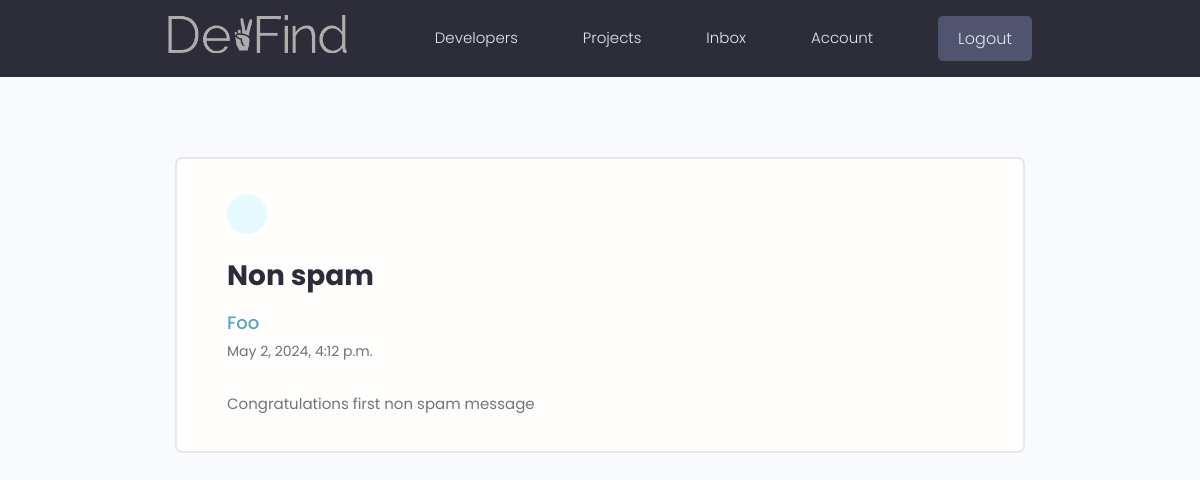
Page /message/96391ee4-c5a1-4f23-ab86-bc443817881c/ (signed in) on the committed database.
### users/models.py (models this page shows, shortened)
class Message(models.Model):
    sender = models.ForeignKey(Profile, on_delete=models.SET_NULL, null=True, blank=True)
    recipient = models.ForeignKey(Profile, on_delete=models.SET_NULL, null=True, blank=True, related_name="messages")
    name = models.CharField(max_length=200, null=True, blank=True)
    email = models.EmailField(max_length=200, null=True, blank=True)
    subject = models.CharField(max_length=200, null=True, blank=True)
    body = models.TextField()
    is_read = models.BooleanField(default=False, null=True)
    created = models.DateTimeField(auto_now_add=True)
    id = models.UUIDField(default=uuid.uuid4, unique=True, primary_key=True, editable=False)
    class Meta:
        ordering = ['is_read', '-created']

### users/views.py (the view)
# urls.py: path('message/<str:pk>/', views.viewMessage, name="message"),
@login_required(login_url='login')
def viewMessage(request, pk):
    profile = request.user.profile
    message = profile.messages.get(id=pk)
    if message.is_read == False:
        message.is_read = True
        message.save()
    context = {'message': message, }
    return render (request, 'users/message.html', context)

### users/templates/users/message.html (shortened to what this page needs)
{% extends 'main.html' %}
{% block content %}
<main class="messagePage my-xl">
  <div class="content-box">
    <div class="message">
      <a class="backButton" href="{% url 'inbox' %}"></a>
      <h2 class="message__subject">{{ message.subject }}</h4>
        {% if message.sender.id  %}
        <a href="{% url 'user-profile' message.sender.id  %}" class="message__author">{{message.name}}</a>
        {% else %}
        <p href="#" class="message__author">{{message.name}}</p>
        {% endif %}
        <p class="message__date">{{message.created}}</p>
        <div class="message__body">{{ message.body|linebreaksbr }}</div>
    </div>
  </div>
</main>
{% endblock content %}

### static/styles/app.css (style rules this page uses)
:root { --color-sub: #2d2d39; }
.content-box { width: 95%; max-width: 85rem; margin: 0 auto; }
.message { padding: 2.5rem 0; }
.message > a { display: flex; gap: 1rem; }
.message__author, .message__date { flex-basis: 25%; }
.message__subject { flex-basis: 50%; }
.message__date { text-align: right; }
.messagePage .message { list-style: none; background: var(--color-white); padding: 3.5rem 5rem; border: 2px solid var(--color-light); border-radius: 0.7rem; }
.messagePage .message__subject { font-size: 2.8rem; color: var(--color-sub); margin-bottom: 1rem; margin-top: 2rem; }
.messagePage .message__author { font-size: 1.8rem; font-weight: 500; }
.messagePage .message__date { font-size: 1.4rem; font-weight: 400; text-align: left; margin-bottom: 3rem; }
.backButton { background: var(--color-main-light); color: var(--color-main); width: 4rem; height: 4rem; display: flex; align-items: center; justify-content: center; border-radius: 50%; }

### static/uikit/styles/modules/_variables.css (style rules this page uses)
:root { --color-main: #5aa5b9; --color-main-light: #e6faff; --color-sub: #3f4156; --color-sub-light: #51546e; --color-sub-lighter: #ededfd; --color-text: #737373; --color-gray: #8b8b8b; --color-light: #e5e7eb; --color-light-gray: #767676; --color-bg: #f8fafd; --color-white: #fffefd; --color-white-light: #f3f3f3; --color-success: #359e64; --color-success-bg: #def8e8; --color-error: #fc4b0b; --color-error-bg: #fff2ee; --font-base: 'Poppins', arial, helvetica, 'Segoe UI', roboto, ubuntu, sans-serif; --font-monospace: 'Fira Code', 'Courier New', courier, monospace; --font-regular: 300; --font-medium: 500; --font-bold: 700; --generic-shadow: 1px 1px 5px #00000010; --generic-transition: all 0.3s ease-in-out; }

### static/uikit/styles/modules/_base.css (style rules this page uses)
* { margin: 0; padding: 0; box-sizing: border-box; text-rendering: optimizeLegibility; color: inherit; font-size: inherit; }
html { font-size: 50%; }
@media only screen and (min-width: 480px) { html { font-size: 56.25%; } }
@media only screen and (min-width: 1200px) { html { font-size: 62.5%; } }
body { line-height: 1.6; font-weight: 400; font-size: 1.5rem; color: var(--color-text); background-color: var(--color-bg); min-height: 100vh; }

### static/uikit/styles/modules/_typography.css (style rules this page uses)
* { font-family: var(--font-base); }
h2 { font-size: 3.6rem; font-weight: var(--font-bold); }
p, span, strong { font-size: 1.6rem; color: var(--color-text); font-weight: var(--font-regular); }
a { padding-bottom: 2px; text-decoration: none; display: inline-block; color: var(--color-main); font-weight: var(--font-medium); }

### static/uikit/styles/modules/_utilities.css (style rules this page uses)
.my-xl { margin: 8rem auto; }

### rows in the picture
Message: subject "Non spam", name "Foo", created "May 2, 2024, 4:12 p.m.", body "Congratulations first non spam message"
